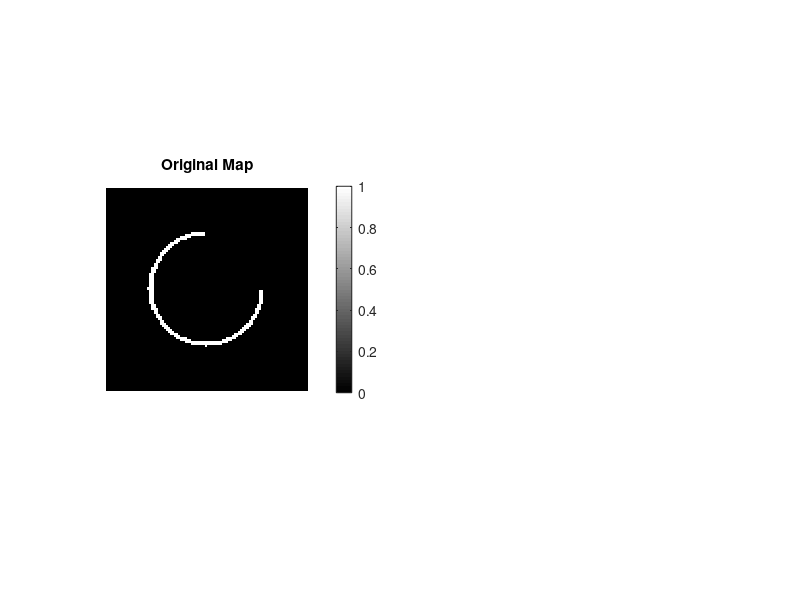

This figure's MATLAB source: (Note: this script raises an error after producing the figure.)
% Define grid parameters (scaled down by a factor of 100)
grid_size_mm = 10;  % Size of the grid in millimeters (previously 10,000 mm)
cell_size_mm = 0.1;   % Size of each cell in millimeters (changed)
grid_size_cells = floor(grid_size_mm / cell_size_mm);  % Grid size in cells
border_width_mm = 0.152;  % Border width in millimeters (previously 152 mm)
border_width_cells = floor(border_width_mm / cell_size_mm);  % Border width in cells

% Define cylinder parameters (scaled down by a factor of 100)
cylinder_outer_radius_mm = 2.7;  % Outer radius of the cylinder in millimeters (previously 2,700 mm)
cylinder_outer_radius_cells = floor(cylinder_outer_radius_mm / cell_size_mm);  % Radius in cells

% Initialize the original grid with free space (0)
occupancy_grid = zeros(grid_size_cells, grid_size_cells);

% Calculate the center of the grid
center = floor(grid_size_cells / 2);

% Create the border wall
occupancy_grid(1:border_width_cells, :) = 1;  % Top border
occupancy_grid(end-border_width_cells+1:end, :) = 1;  % Bottom border
occupancy_grid(:, 1:border_width_cells) = 1;  % Left border
occupancy_grid(:, end-border_width_cells+1:end) = 1;  % Right border

% Create the cylindrical wall with an open sector from 90 to 180 degrees
for i = 1:grid_size_cells
    for j = 1:grid_size_cells
        distance = sqrt((i - center)^2 + (j - center)^2);
        angle = rad2deg(atan2(j - center, i - center));
        if angle < 0
            angle = angle + 360;
        end
        % Adjust cylinder radius and angle conditions
        if (cylinder_outer_radius_cells - 1 <= distance && distance <= cylinder_outer_radius_cells + 1) && ~(90 <= angle && angle <= 180)
            occupancy_grid(i, j) = 1;
        end
    end
end

% Define robot base diameter (changed)
robot_base_diameter_mm = 0.512;
robot_base_radius_cells = floor(robot_base_diameter_mm / (2 * cell_size_mm));

% Function to inflate occupied cells
function inflated_grid = inflate_map(grid, radius)
    [grid_size_cells, ~] = size(grid);
    inflated_grid = grid;
    for i = 1:grid_size_cells
        for j = 1:grid_size_cells
            if grid(i, j) == 1
                for k = max(1, i - radius):min(grid_size_cells, i + radius)
                    for l = max(1, j - radius):min(grid_size_cells, j + radius)
                        inflated_grid(k, l) = 1;
                    end
                end
            end
        end
    end
end

% Inflate the original map
inflated_occupancy_grid = inflate_map(occupancy_grid, robot_base_radius_cells);

% Save the inflated occupancy grid map
save('Final_occupancy_grid_inflated.mat', 'inflated_occupancy_grid');
save('Final_occupancy_grid.mat', 'occupancy_grid');

% Plot both original and inflated maps
figure;
subplot(1, 2, 1);
imshow(occupancy_grid, 'InitialMagnification', 'fit');
title('Original Map');
colormap('gray');
colorbar;
% Add grid size labels
xticks(0:floor(grid_size_cells/10):grid_size_cells);
yticks(0:floor(grid_size_cells/10):grid_size_cells);
xticklabels(num2str((0:floor(grid_size_cells/10):grid_size_cells) * cell_size_mm));
yticklabels(num2str((0:floor(grid_size_cells/10):grid_size_cells) * cell_size_mm));




subplot(1, 2, 2);
imshow(inflated_occupancy_grid, 'InitialMagnification', 'fit');
title('Inflated Map');
colormap('gray');
colorbar;
xticks(1:100:grid_size_cells);
yticks(1:100:grid_size_cells);
xticklabels(round((1:100:grid_size_cells) * cell_size_mm, 2));
yticklabels(round((1:100:grid_size_cells) * cell_size_mm, 2));
xlabel('X (meters)');
ylabel('Y (meters)');
 
